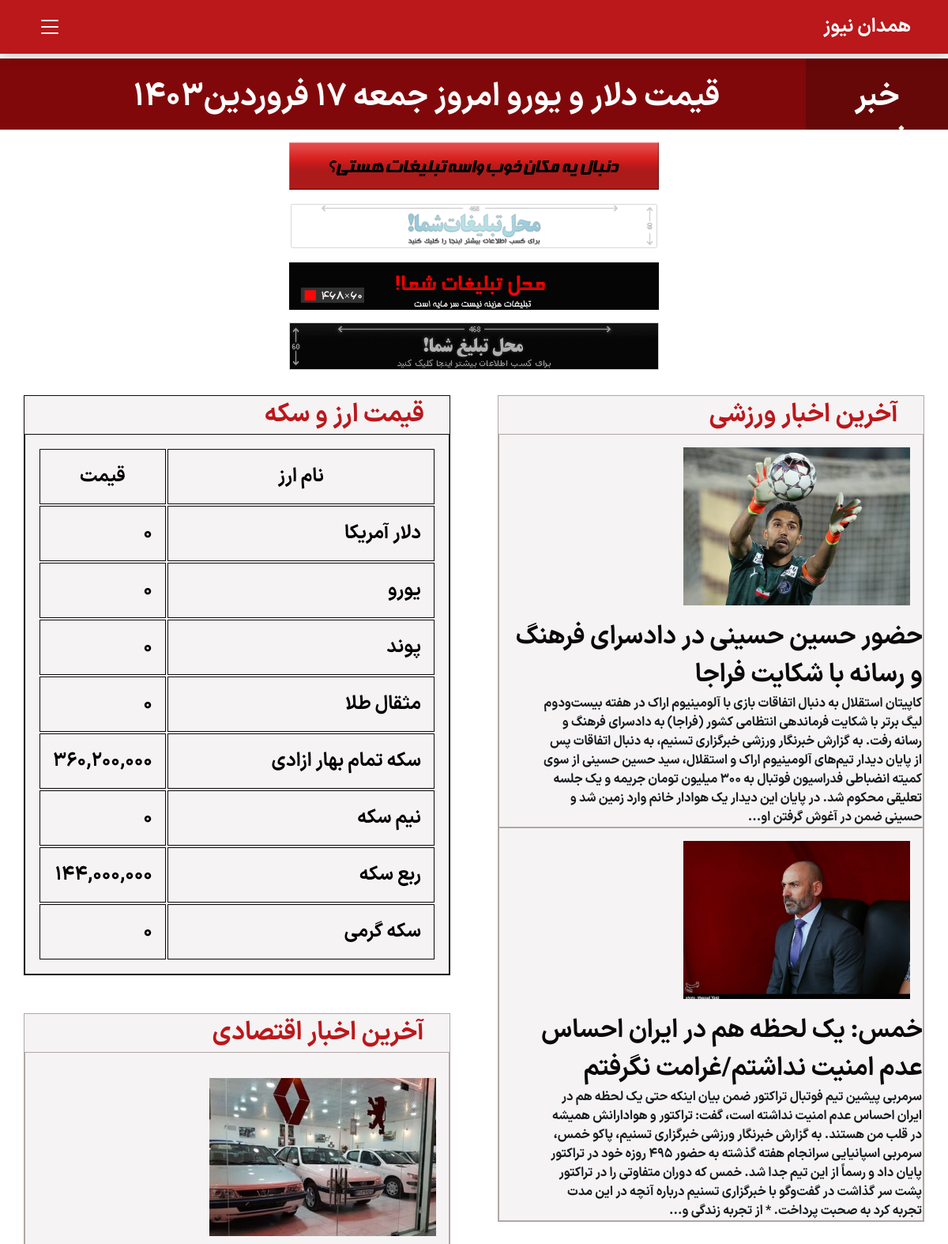
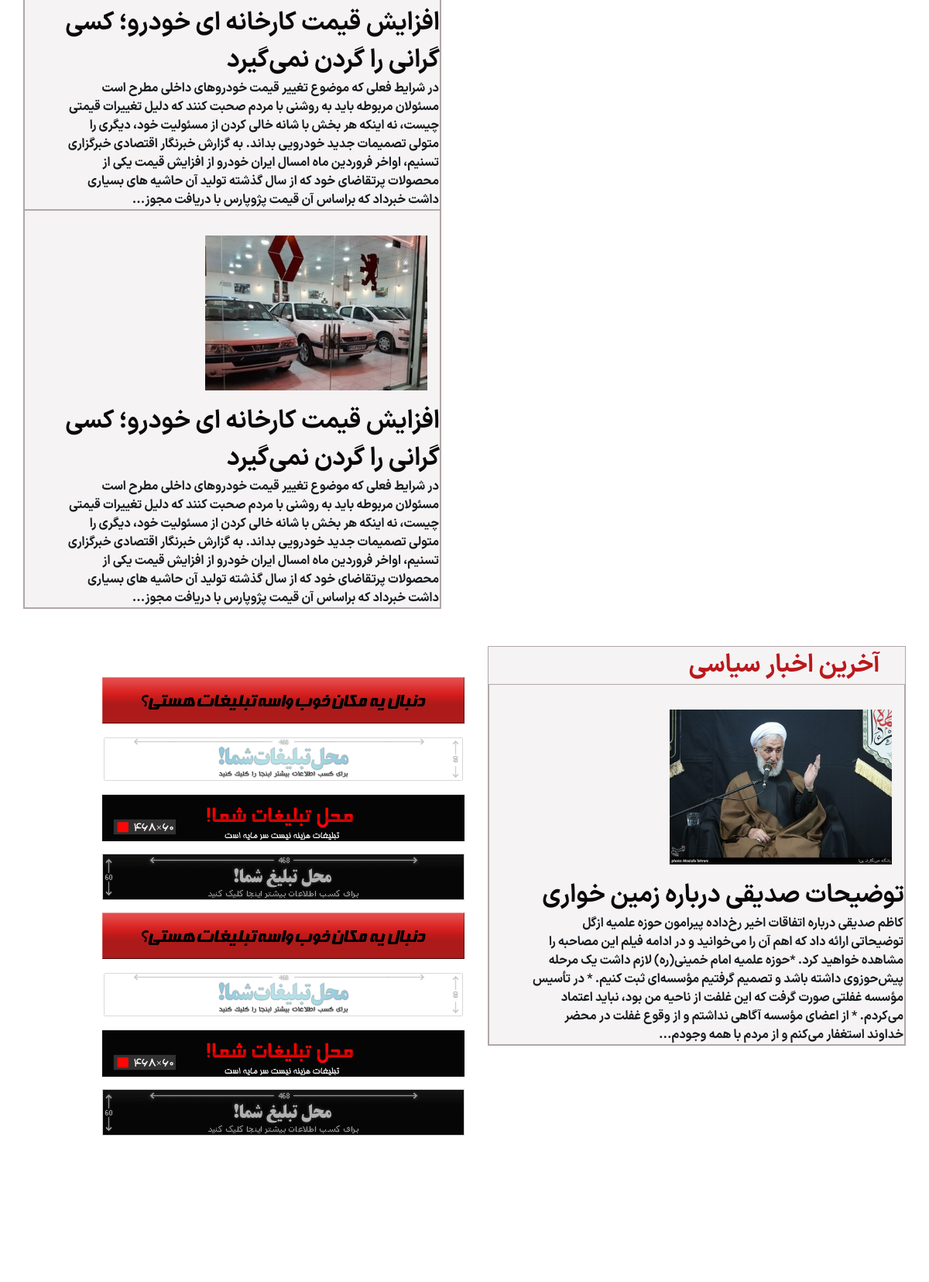
The page / (upper part) on the database its author committed (2 pictures, top to bottom).
### tables this page shows
CREATE TABLE `breakingnews` (
  `id` int(11) NOT NULL,
  `title` varchar(200) NOT NULL,
  `image` varchar(200) NOT NULL,
  `content` text NOT NULL,
  `Category` varchar(20) NOT NULL
);

CREATE TABLE `sport` (
  `id` int(11) NOT NULL,
  `title` varchar(200) NOT NULL,
  `image` varchar(200) NOT NULL,
  `content` text NOT NULL,
  `Category` varchar(20) NOT NULL
);

CREATE TABLE `economic` (
  `id` int(11) NOT NULL,
  `title` varchar(200) NOT NULL,
  `image` varchar(200) NOT NULL,
  `content` text NOT NULL,
  `Category` varchar(20) NOT NULL
);

CREATE TABLE `political` (
  `id` int(11) NOT NULL,
  `title` varchar(200) NOT NULL,
  `image` varchar(200) NOT NULL,
  `content` text NOT NULL,
  `Category` varchar(20) NOT NULL
);

### func.php (called while the page is built)
<?php
function post_cut($text)
{
    $text = substr($text, 0, 800);
    $text = substr($text, 0, strrpos($text, " "));
    $text = $text . "...";
    return $text;
}
?>

### Api.PHP (called while the page is built)
<?php
$usdurl = "https://raw.githubusercontent.com/margani/pricedb/main/tgju/current/price_dollar_rl/latest.json";
$usdjson = file_get_contents($usdurl);
$usddata = json_decode($usdjson, true);
$usdprice = "0" . $usddata['p'];
$usdprice = floatval(str_replace(',', '', $usdprice));
$gbpurl = "https://raw.githubusercontent.com/margani/pricedb/main/tgju/current/price_gbp/latest.json";
$gbpjson = file_get_contents($gbpurl);
$gbpdata = json_decode($gbpjson, true);
$gbpprice = "0" . $gbpdata['p'];
$gbpprice = floatval(str_replace(',', '', $gbpprice));
$eururl = "https://raw.githubusercontent.com/margani/pricedb/main/tgju/current/price_eur/latest.json";
$eurjson = file_get_contents($eururl);
$eurdata = json_decode($eurjson, true);
$eurprice = "0" . $eurdata['p'];
$eurprice = floatval(str_replace(',', '', $eurprice));
$mesghalurl = "https://raw.githubusercontent.com/margani/pricedb/main/tgju/current/mesghal/latest.json ";
$mesghaljson = file_get_contents($mesghalurl);
$mesghaldata = json_decode($mesghaljson, true);
$mesghalprice = "0" . $mesghaldata['p'];
$mesghalprice = floatval(str_replace(',', '', $mesghalprice));
$sekeee =  "360,200,000";
$robe = "144,000,000";
$nimurl = "https://raw.githubusercontent.com/margani/pricedb/main/tgju/current/retail_nim/latest.json ";
$nimjson = file_get_contents($nimurl);
$nimdata = json_decode($nimjson, true);
$nimprice = "0" . $nimdata['p'];
$nimprice = floatval(str_replace(',', '', $nimprice));
$geramiurl = "https://raw.githubusercontent.com/margani/pricedb/main/tgju/current/retail_gerami/latest.json";
$geramijson = file_get_contents($geramiurl);
$geramidata = json_decode($geramijson, true);
$geramiprice = "0" . $geramidata['p'];
$geramiprice = floatval(str_replace(',', '', $geramiprice));
?>

### index.php (the view, shortened to what this page needs)
<html lang="fa">
<head>
  <link rel="stylesheet" href="Style/Style.css" />
  <link rel="stylesheet" href="style/bootstrap-icons.css" />
  <link rel="stylesheet" href="https://cdn.jsdelivr.net/npm/bootstrap-icons@1.11.3/font/bootstrap-icons.min.css" />
</head>
<body>
  <?php
  include "panel/config.php";
  include "func.php";
  ?>
  <div class="all-screen">
    <nav class="navbar">
      <div class="navbar-center">
        <div class="nav-header">
          <h3>همدان نیوز</h3>
          <button type="button" class="nav-toggle" id="nav-toggle">
            <i class="bi bi-list"></i>
          </button>
        </div>
      </div>
    </nav>
    <div class="breakingnews">
      <div class="baner-berkingnews">
        <p>خبر فوری</p>
      </div>
      <?php
      $query = "SELECT * FROM `breakingnews` ORDER BY `id` DESC limit 1";
      $result = mysqli_query($link, $query);
      while ($row = mysqli_fetch_array($result)) {
        ?>
        <marquee behavior="scroll" direction="right" class="marquee" scrollamount="5"><a class="white" href=<?php echo "news-breaking.php?postid=$row[id]" ?> target="_blank"><?php echo $row['title']; ?></a>
        </marquee>
      <?php } ?>
    </div>
    <div class="ads">
      <a href="#"><img src="Photo/tab1.gif" alt="" /></a>
      <a href="#"><img src="Photo/tab2.gif" alt="" /></a>
      <a href="#"><img src="Photo/tab3.gif" alt="" /></a>
      <a href="#"><img src="Photo/tab4.gif" alt="" /></a>
    </div>
    <div class="mid">
      <div class="lastnews">
        <h2 class="titr">آخرین اخبار ورزشی</h2>
        <?php
        $query = "SELECT * FROM `sport` ORDER BY `id` DESC limit 3";
        $result = mysqli_query($link, $query);
        while ($row = mysqli_fetch_array($result)) {
          ?>
          <div class="last">
            <a href=<?php echo "news-sport.php?postid=$row[id]" ?> target="_blank">
              <img src="<?php echo $row['image']; ?>" alt="" class="last-photo" />
              <div class="l">
                <h2 class="last-titr">
                  <?php echo $row['title']; ?>
                </h2>
                <p class="last-par">
                  <?php echo post_cut($row['content']); ?>
                </p>
              </div>
            </a>
          </div>
        <?php } ?>
      </div>
      <?php include 'api.php' ?>
      <div class="price">
        <h2 class="titr">قیمت ارز و سکه</h2>
        <table class="price-table">
          <tr>
            <th>نام ارز</th>
            <th>قیمت</th>
          </tr>
          <tr>
            <td>دلار آمریکا</td>
            <td>
              <?php echo number_format($usdprice) ?>
            </td>
          </tr>
          <tr>
            <td> یورو</td>
            <td>
              <?php echo number_format($eurprice) ?>
            </td>
          </tr>
          <tr>
            <td> پوند</td>
            <td>
              <?php echo number_format($gbpprice) ?>
            </td>
          </tr>
          <tr>
            <td> مثقال طلا</td>
            <td>
              <?php echo number_format($mesghalprice) ?>
            </td>
          </tr>
          <tr>
            <td>سکه تمام بهار ازادی</td>
            <td>
              <?php echo $sekeee ?>
            </td>
          </tr>
          <tr>
            <td>نیم سکه </td>
            <td>
              <?php echo number_format($nimprice) ?>
            </td>
          </tr>
          <tr>
            <td>ربع سکه</td>
            <td>
              <?php echo $robe ?>
            </td>
          </tr>
          <tr>
            <td>سکه گرمی </td>
            <td>
              <?php echo number_format($geramiprice) ?>
            </td>
          </tr>
        </table>
      </div>
    </div>
    <div class="break">&nbsp;</div>
  </div>
  <div class="mid">
    <div class="lastnews">
      <h2 class="titr">آخرین اخبار اقتصادی</h2>
      <?php
      $query = "SELECT * FROM `economic` ORDER BY `id` DESC limit 3";
      $result = mysqli_query($link, $query);
      while ($row = mysqli_fetch_array($result)) {
        ?>
        <div class="last">
          <a class="last-titr" href=<?php echo "news-economic.php?postid=$row[id]" ?> target="_blank">
            <img src="<?php echo $row['image']; ?>" alt="" class="last-photo" />
            <div class="l">
              <h2 class="last-titr">
                <?php echo $row['title']; ?>
              </h2>
              <p class="last-par">
                <?php echo post_cut($row['content']); ?>
              </p>
            </div>
          </a>
        </div>
      <?php } ?>
    </div>
  </div>
  <div class="break">&nbsp;</div>
  <div class="mid">
    <div class="lastnews">
      <h2 class="titr">آخرین اخبار سیاسی</h2>
      <?php
      $query = "SELECT * FROM `political` ORDER BY `id` DESC limit 3";
      $result = mysqli_query($link, $query);
      while ($row = mysqli_fetch_array($result)) {
        ?>
        <div class="last">
          <a class="last-titr" href=<?php echo "news-political.php?postid=$row[id]" ?> target="_blank">
            <img src="<?php echo $row['image']; ?>" alt="" class="last-photo" />
            <div class="l">
              <h2 class="last-titr">
                <?php echo $row['title']; ?>
              </h2>
              <p class="last-par">
                <?php echo post_cut($row['content']); ?>
              </p>
            </div>
          </a>
        </div>
      <?php } ?>
    </div>
    <div class="break">&nbsp;</div>
    <div class="ads">
      <a href="#"><img src="Photo/tab1.gif" alt="" /></a>
      <a href="#"><img src="Photo/tab2.gif" alt="" /></a>
      <a href="#"><img src="Photo/tab3.gif" alt="" /></a>
      <a href="#"><img src="Photo/tab4.gif" alt="" /></a>
      <a href="#"><img src="Photo/tab1.gif" alt="" /></a>
      <a href="#"><img src="Photo/tab2.gif" alt="" /></a>
      <a href="#"><img src="Photo/tab3.gif" alt="" /></a>
      <a href="#"><img src="Photo/tab4.gif" alt="" /></a>
    </div>
  </div>
  <div class="break-1">&nbsp;</div>
</body>
</html>

### Style/Style.css (style rules this page uses)
:root { --black: #0b090a; --darkgray: #161a1d; --darkred: #660708; --red: #ba181b; --lightred: #a4161a; --lightred2: #e5383b; --silver: #b1a7a6; --lightsilver: #d3d3d3; --darkwhite: #f5f3f4; --withe: #ffffff; --iransans: "iransans"; --iransans-bold: "iransans-bold"; --transition: all 0.3s linear; --light-shadow: 0 5px 15px rgba(0, 0, 0, 0.1); --dark-shadow: 0 5px 15px rgba(0, 0, 0, 0.2); }
* { padding: 0; margin: 0; box-sizing: border-box; }
body { font-family: var(--iransans-bold); direction: rtl; }
a { text-decoration: none; }
h2 { font-size: 2rem; color: #0b090a; }
h3 { font-size: 1.25rem; }
p { margin-bottom: 1.25rem; }
@media screen and (min-width: 800px) { h2 { font-size: 2rem; } }
@media screen and (min-width: 800px) { tr, th, h3 { font-size: 1.5rem; } }
@media screen and (min-width: 800px) { body { font-size: 1rem; } }
.navbar { position: fixed; top: 0; right: 0; z-index: 2; background: var(--red); width: 100%; box-shadow: var(--dark-shadow); }
.nav-header { display: flex; justify-content: space-between; align-items: center; padding: 1rem 2rem; }
.navbar-center { width: 100%; max-width: 1170px; margin: 0 auto; }
.nav-header { color: var(--withe); font-size: 1.5rem; }
.nav-toggle { font-size: 2rem; background: transparent; border: none; cursor: pointer; color: var(--withe); }
.breakingnews { display: flex; margin-top: 4.6rem; position: relative; width: 100wh; height: 90px; }
.baner-berkingnews { justify-content: center; text-align: center; position: absolute; font-size: 1rem; right: 0; width: 15%; height: 100%; background: var(--darkred); color: var(--withe); padding: 1rem; min-height: 3rem; z-index: 1; }
.marquee { position: absolute; left: 0; width: 90%; height: 100%; font-size: 1.2rem; background: #81080a; color: var(--withe); padding: 1.5rem 0; text-align: center; min-height: 3rem; z-index: 0; }
.white { color: white; }
@media screen and (min-width: 800px) { .baner-berkingnews { font-size: 1.5rem; padding: 1rem; min-height: 4rem; min-width: 15wh; z-index: 1; } }
@media screen and (min-width: 800px) { .marquee { font-size: 1.5rem; padding: 1rem; min-height: 4rem; z-index: 0; } }
@media screen and (min-width: 1170px) { .baner-berkingnews { font-size: 2.5rem; padding: 1.2rem; min-height: 5rem; min-width: 15wh; z-index: 1; } }
@media screen and (min-width: 1170px) { .marquee { font-size: 2.5rem; padding: 1.2rem; min-height: 5rem; z-index: 0; } }
.ads { margin: 0.5rem 15%; display: flex; width: 100wh; flex-wrap: wrap; justify-content: space-evenly; align-items: center; }
.ads img { margin: 0.5rem 0; }
.mid { justify-content: start; align-items: center; margin-top: 1rem; padding: 0.5rem 0; }
.titr { color: var(--red); margin-right: 2rem; }
.lastnews { background-color: var(--darkwhite); width: 100%; height: auto; border: solid 0.1rem var(--silver); margin: 1rem auto; margin-top: 1rem; }
.last { display: flex; align-self: center; border: solid 0.1rem var(--silver); }
.last-titr { display: block; margin-top: 1rem; color: #0b090a; }
.last-photo { justify-content: start; display: flex; width: auto; height: 200px; margin: 1rem; }
a { color: #0b090a; }
.last-par { color: var(--darkgray); margin: 0 1px; max-width: 90%; }
@media screen and (min-width: 768px) { .lastnews { width: 80%; margin: 1rem auto; } }
@media screen and (min-width: 1024px) { .lastnews { float: right; margin: 0 2.5%; width: 45%; } }
.price { width: 100%; height: auto; justify-content: center; align-items: center; margin: 1rem auto; background-color: var(--darkwhite); border: 1px solid var(--black); margin-bottom: 1rem; }
.price-table { font-size: 2rem; background-color: var(--darkwhite); padding: 1rem; }
table, th, td { width: 100%; border: 1px solid var(--black); padding: 1rem; }
@media screen and (min-width: 768px) { .price { justify-content: center; width: 80%; margin: 0 auto; } }
@media screen and (min-width: 768px) { table, th, td { width: 100%; } }
@media screen and (min-width: 1024px) { .price { float: right; width: 45%; margin: 0 2.5%; } }
@media screen and (min-width: 1024px) { table, th, td { width: 100%; } }
@media screen and (min-width: 1126px) { .break-1 { font-size: 7rem; } }

### rows shown on the page
breakingnews: title "قیمت دلار و یورو امروز جمعه ۱۷ فروردین۱۴۰۳"
sport: image (picture), title "حضور حسین حسینی در دادسرای فرهنگ و رسانه با شکایت فراجا", content "کاپیتان استقلال به دنبال اتفاقات بازی با آلومینیوم اراک در هفته بیست‌ودوم لیگ برتر با شکایت فرماندهی انتظامی کشور (فراجا) به دادسرای فرهنگ و رسانه رفت. به گزارش خبرنگار ورزشی خبرگزاری تسنیم، به دنبال اتفاقات پس از پایان دیدار تیم‌های آلومینیوم اراک و استقلال، سید حسین حسینی از سوی کمیته انضباطی فدراسیون فوتبال به 300 میلیون تومان جریمه و یک جلسه تعلیقی محکوم شد. در پایان این دیدار یک هوادار خانم وارد زمین شد و حسینی ضمن در آغوش گرفتن او..."
sport: image (picture), title "خمس: یک لحظه هم در ایران احساس عدم امنیت نداشتم/غرامت نگرفتم", content "سرمربی پیشین تیم فوتبال تراکتور ضمن بیان اینکه حتی یک لحظه هم در ایران احساس عدم امنیت نداشته است، گفت: تراکتور و هوادارانش همیشه در قلب من هستند. به گزارش خبرنگار ورزشی خبرگزاری تسنیم، پاکو خمس، سرمربی اسپانیایی سرانجام هفته گذشته به حضور 495 روزه خود در تراکتور پایان داد و رسماً از این تیم جدا شد. خمس که دوران متفاوتی را در تراکتور پشت سر گذاشت در گفت‌وگو با خبرگزاری تسنیم درباره آنچه در این مدت تجربه کرد به صحبت پرداخت. * از تجربه زندگی و..."
economic: image (picture), title "افزایش قیمت کارخانه ای خودرو‌؛ کسی گرانی را گردن نمی‌گیرد", content "در شرایط فعلی که موضوع تغییر قیمت خودروهای داخلی مطرح است مسئولان مربوطه باید به روشنی با مردم صحبت کنند که دلیل تغییرات قیمتی چیست، نه اینکه هر بخش با شانه خالی کردن از مسئولیت خود، دیگری را متولی تصمیمات جدید خودرویی بداند. به گزارش خبرنگار اقتصادی خبرگزاری تسنیم، اواخر فروردین ماه امسال ایران خودرو از افزایش قیمت یکی از محصولات پرتقاضای خود که از سال گذشته تولید آن حاشیه های بسیاری داشت خبرداد که براساس آن قیمت پژوپارس با دریافت مجوز..."
economic: image (picture), title "افزایش قیمت کارخانه ای خودرو‌؛ کسی گرانی را گردن نمی‌گیرد", content "در شرایط فعلی که موضوع تغییر قیمت خودروهای داخلی مطرح است مسئولان مربوطه باید به روشنی با مردم صحبت کنند که دلیل تغییرات قیمتی چیست، نه اینکه هر بخش با شانه خالی کردن از مسئولیت خود، دیگری را متولی تصمیمات جدید خودرویی بداند. به گزارش خبرنگار اقتصادی خبرگزاری تسنیم، اواخر فروردین ماه امسال ایران خودرو از افزایش قیمت یکی از محصولات پرتقاضای خود که از سال گذشته تولید آن حاشیه های بسیاری داشت خبرداد که براساس آن قیمت پژوپارس با دریافت مجوز..."
political: title "توضیحات صدیقی درباره زمین خواری", content "کاظم صدیقی درباره اتفاقات اخیر رخ‌داده پیرامون حوزه علمیه ازگل توضیحاتی ارائه داد که اهم آن را می‌خوانید و در ادامه فیلم این مصاحبه را مشاهده خواهید کرد. *حوزه علمیه امام خمینی(ره) لازم داشت یک مرحله پیش‌حوزوی داشته باشد و تصمیم گرفتیم مؤسسه‌ای ثبت کنیم. * در تأسیس مؤسسه غفلتی صورت گرفت که این غلفت از ناحیه من بود، نباید اعتماد می‌کردم. * از اعضای مؤسسه آگاهی نداشتم و از وقوع غفلت در محضر خداوند استغفار می‌کنم و از مردم با همه وجودم..."

### other values the page prints
$usdprice "0"
$eurprice "0"
$gbpprice "0"
$mesghalprice "0"
$sekeee "360,200,000"
$nimprice "0"
$robe "144,000,000"
$geramiprice "0"
